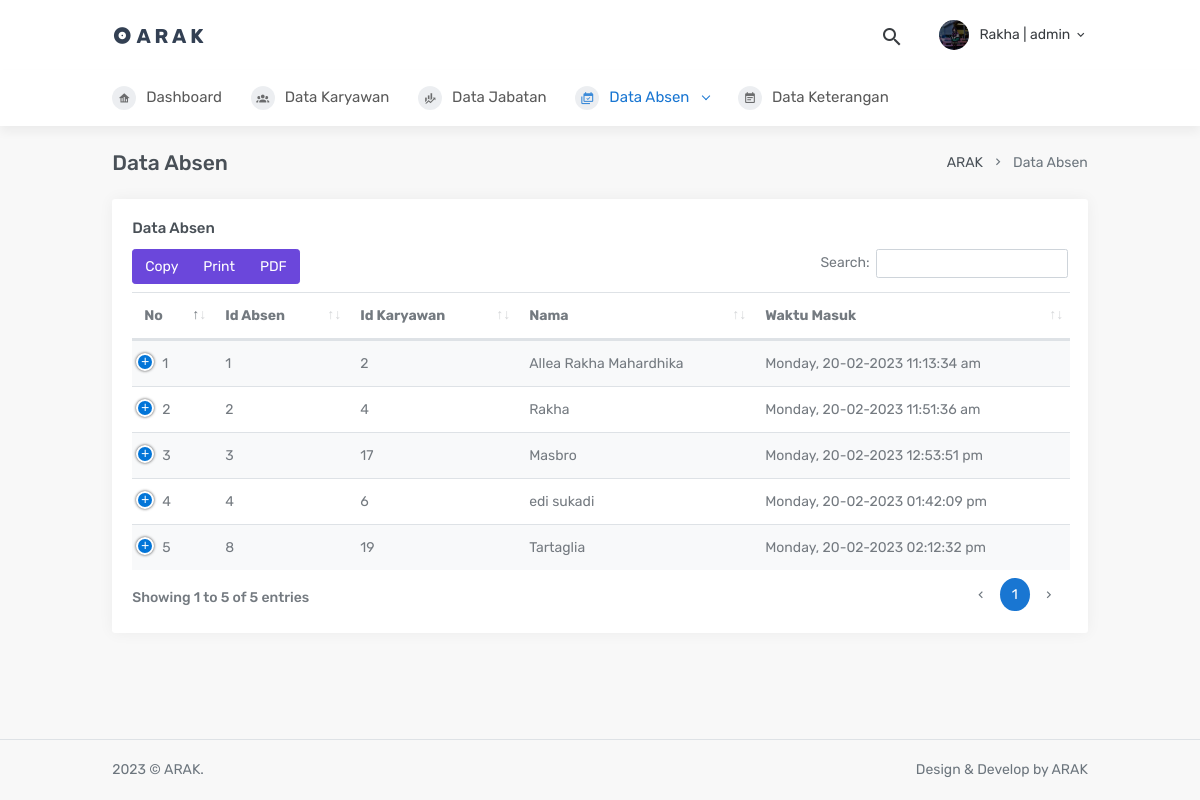
The page /add/addabsen.php (signed in) on the database its author committed.
### tables this page shows
CREATE TABLE `absen` (
  `id_absen` int NOT NULL,
  `id_karyawan` int NOT NULL,
  `nama` varchar(100) NOT NULL,
  `clock_in` varchar(100) NOT NULL,
  `clock_out` varchar(100) NOT NULL
);

### add/addabsen.php (the view, shortened to what this page needs)
<!DOCTYPE html>
<html lang="en">
<?php
$username = $_SESSION['username'];
$level = $_SESSION['level'];
?>
<head>
    <link href="../template/Admin/horizontal/assets/css/bootstrap.min.css" rel="stylesheet" type="text/css" />
    <link href="../template/Admin/horizontal/assets/css/icons.min.css" rel="stylesheet" type="text/css" />
    <link href="../template/Admin/horizontal/assets/css/theme.min.css" rel="stylesheet" type="text/css" />
    <link href="../template/Admin/plugins/datatables/dataTables.bootstrap4.css" rel="stylesheet" type="text/css" />
    <link href="../template/Admin/plugins/datatables/responsive.bootstrap4.css" rel="stylesheet" type="text/css" />
    <link href="../template/Admin/plugins/datatables/buttons.bootstrap4.css" rel="stylesheet" type="text/css" />
    <link href="../template/Admin/plugins/datatables/select.bootstrap4.css" rel="stylesheet" type="text/css" />
</head>
<body>
    <div id="layout-wrapper">
        <div class="main-content">
            <header id="page-topbar">
                <div class="navbar-header">
                    <div class="navbar-brand-box d-flex align-items-left">
                        <a href="index.html" class="logo">
                            <i class="mdi mdi-album"></i>
                            <span>
                                A R A K
                            </span>
                        </a>
                    </div>
                    <div class="d-flex align-items-center">
                        <div class="dropdown d-inline-block ml-2">
                            <button type="button" class="btn header-item noti-icon waves-effect waves-light" id="page-header-search-dropdown" data-toggle="dropdown" aria-haspopup="true" aria-expanded="false">
                                <i class="mdi mdi-magnify"></i>
                            </button>
                        </div>
                        <div class="dropdown d-inline-block ml-2">
                            <button type="button" class="btn header-item waves-effect waves-light" data-toggle="dropdown" aria-haspopup="true" aria-expanded="false">
                                <img class="rounded-circle header-profile-user" src="../img/1.jpg" alt="Header Avatar">
                                <span class="d-none d-sm-inline-block ml-1"><?php echo $username . ' | ' . $level; ?></span>
                                <i class="mdi mdi-chevron-down d-none d-sm-inline-block"></i>
                            </button>
                        </div>
                    </div>
                </div>
            </header>
            <div class="topnav">
                <div class="container-fluid">
                    <nav class="navbar navbar-light navbar-expand-lg topnav-menu">
                        <div class="collapse navbar-collapse" id="topnav-menu-content">
                            <ul class="navbar-nav">
                                <li class="nav-item">
                                    <a class="nav-link" href="../page/dashboard.php">
                                        <i class="mdi mdi-home-analytics"></i>Dashboard
                                    </a>
                                </li>
                                <li class="nav-item dropdown">
                                    <a class="nav-link" href="../add/addkaryawan.php" aria-haspopup="true" aria-expanded="false">
                                        <i class="mdi mdi-account-group"></i>Data Karyawan
                                    </a>
                                </li>
                                <li class="nav-item dropdown">
                                    <a class="nav-link" href="../add/addjabatan.php" aria-haspopup="true" aria-expanded="false">
                                        <i class="mdi mdi-finance"></i>Data Jabatan
                                    </a>
                                </li>
                                <li class="nav-item dropdown">
                                    <a class="nav-link dropdown-toggle arrow-none" href="#" id="topnav-pages" role="button" data-toggle="dropdown" aria-haspopup="true" aria-expanded="false">
                                        <i class="mdi mdi-calendar-multiple-check"></i>Data Absen <div class="arrow-down"></div>
                                    </a>
                                </li>
                                <li class="nav-item dropdown">
                                    <a class="nav-link" href="#" aria-haspopup="true" aria-expanded="false">
                                        <i class="mdi mdi-calendar-text"></i>Data Keterangan
                                    </a>
                                </li>
                            </ul>
                        </div>
                    </nav>
                </div>
            </div>
            <div class="page-content">
                <div class="container-fluid">
                    <div class="row">
                        <div class="col-12">
                            <div class="page-title-box d-flex align-items-center justify-content-between">
                                <h4 class="mb-0 font-size-100">Data Absen</h4>
                                <div class="page-title-right">
                                    <ol class="breadcrumb m-0">
                                        <li class="breadcrumb-item"><a href="javascript: void(0);">ARAK</a></li>
                                        <li class="breadcrumb-item active">Data Absen</li>
                                    </ol>
                                </div>
                            </div>
                        </div>
                    </div>
                    <div class="row">
                        <div class="col-12">
                            <div class="card">
                                <div class="card-body">
                                    <h4 class="card-title">Data Absen</h4>
                                    <table id="datatable-buttons" class="table table-striped dt-responsive nowrap">
                                        <thead>
                                            <tr>
                                                <th>No</th>
                                                <th>Id Absen</th>
                                                <th>Id Karyawan</th>
                                                <th>Nama</th>
                                                <th>Waktu Masuk</th>
                                            </tr>
                                        </thead>
                                        <tbody>
                                            <?php
                                            include_once("../Configure/connection.php");
                                            $i = 0;
                                            $result = mysqli_query($db, "select * from absen");
                                            while ($dataabsen = mysqli_fetch_array($result)) {
                                                $i++;
                                            ?>
                                                <tr>
                                                    <td><?php echo $i; ?></td>
                                                    <td><?php echo $dataabsen['id_absen']; ?></td>
                                                    <td><?php echo $dataabsen['id_karyawan']; ?></td>
                                                    <td><?php echo $dataabsen['nama']; ?></td>
                                                    <td><?php echo $dataabsen['clock_in']; ?></td>
                                                </tr>
                                </div>
                            </div>
                        <?php
                                            }
                        ?>
    <footer class="footer">
        <div class="container-fluid">
            <div class="row">
                <div class="col-md-6">
                    <div class="text-center text-lg-left">
                        2023 © ARAK.
                    </div>
                </div>
                <div class="col-md-6">
                    <div class="text-right d-none d-lg-block">
                        Design & Develop by ARAK
                    </div>
                </div>
            </div>
        </div>
    </footer>
</body>
</html>

### rows shown on the page
absen: id_absen "1", id_karyawan "2", nama "Allea Rakha Mahardhika", clock_in "Monday, 20-02-2023 11:13:34 am"
absen: id_absen "2", id_karyawan "4", nama "Rakha", clock_in "Monday, 20-02-2023 11:51:36 am"
absen: id_absen "3", id_karyawan "17", nama "Masbro", clock_in "Monday, 20-02-2023 12:53:51 pm"
absen: id_absen "4", id_karyawan "6", nama "edi sukadi", clock_in "Monday, 20-02-2023 01:42:09 pm"
absen: id_absen "8", id_karyawan "19", nama "Tartaglia", clock_in "Monday, 20-02-2023 02:12:32 pm"

### other values the page prints
$username "Rakha"
$level "admin"
